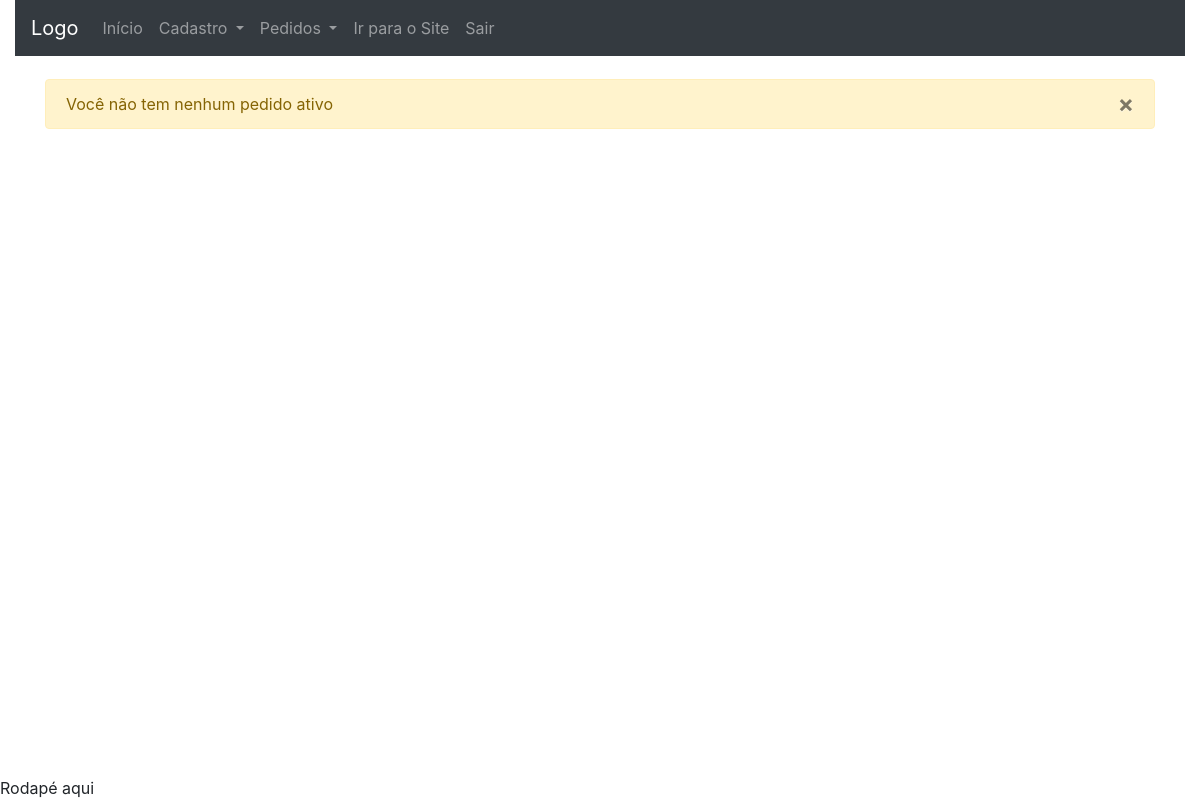
The app's page /area_do_cliente/ (signed in), older data.
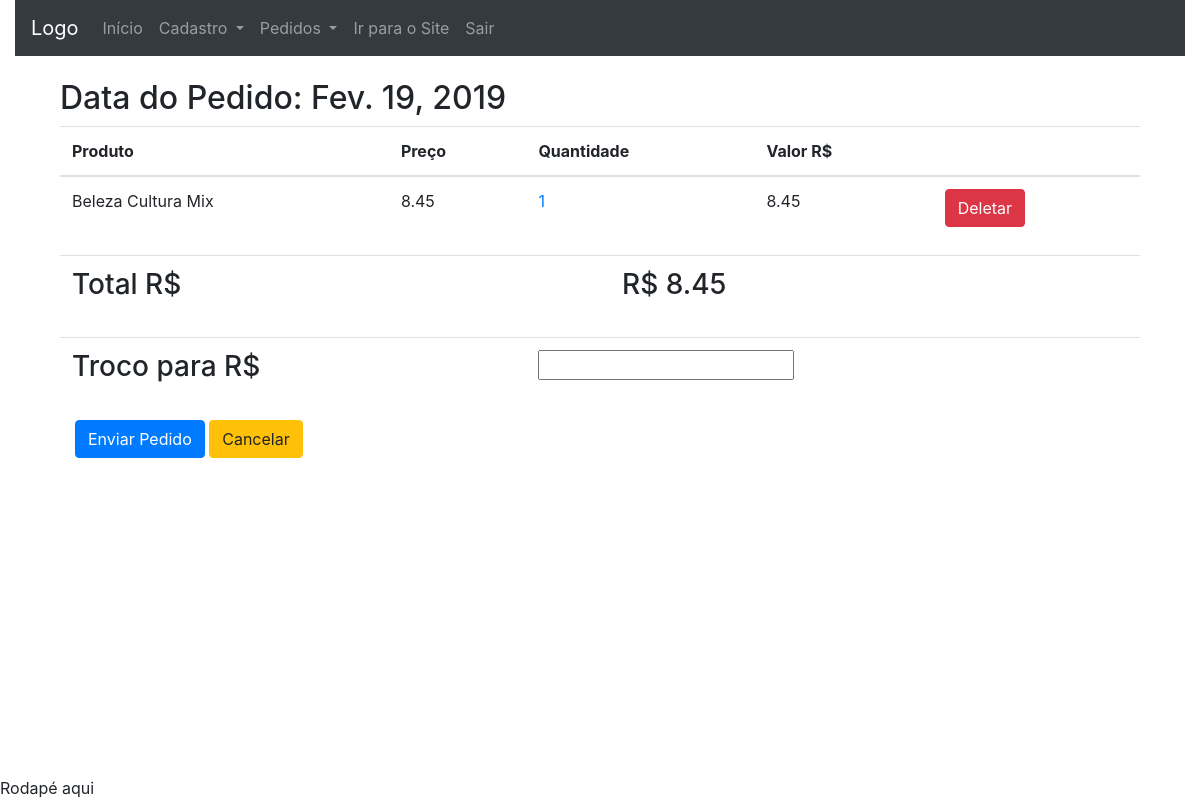
The same page, newer data.
### checkout/models.py (models this page shows, shortened)
class Order(models.Model):
	date = models.DateField(default=date.today, editable=False)
	value = models.DecimalField('Valor R$', max_digits=10,
		decimal_places=2, default=0)
	user = models.ForeignKey(User, on_delete=models.CASCADE,
		null=True, blank=True)
	delivery_address_is_the_same = models.BooleanField(
		verbose_name='Entregar no endereço cadastrado',
		default=True,
		blank=True)
	logradouro = models.CharField('Rua/Avenida', max_length=100,
		null=True, blank=True, default='')
	numero = models.CharField('Número', max_length=100,
		null=True, blank=True, default='')
	cep = models.CharField('CEP', max_length=10, null=True,
		blank=True, default='')
	complemento = models.CharField('Complamento', max_length=100,
		null=True, blank=True, default='')
	bairro = models.CharField('Bairro', max_length=100, null=True,
		blank=True, default='')
	cidade = models.CharField('Cidade', max_length=100, null=True,
		blank=True, default='')
	estado = models.CharField('Estado', max_length=100, null=True,
		blank=True, default='')
	transaction_id = models.CharField('ID da transação', max_length=100,
		null=True, blank=True)
	status_order = models.CharField('Status do Pedido', max_length=10,
		choices=STATUS_ORDER, default='A')
	status_pg = models.CharField('Status PagSeguro', max_length=10,
		choices=STATUS_PAGSEGURO, null=True, blank=True)
	sended = models.BooleanField(
		verbose_name='Enviado',
		default=False,
		blank=True)
	forwarded = models.BooleanField(
		verbose_name='Encaminhado',
		default=False,
		blank=True)
	money = models.DecimalField('Dinheiro R$', max_digits=10,
		decimal_places=2, default=0)
	class Meta:
		verbose_name = 'Pedido'
		verbose_name_plural = 'Pedidos'
		ordering = ['date']
	objects = models.Manager() # The default manager.
	orderManager = OrderManager()
	@staticmethod
	def get_total(order_id):
		items = OrderItem.objects.filter(order__id=order_id)
		total = 0
		for item in items:
			total = total + item.value
		return total

class OrderItem(models.Model):
	quantity = models.PositiveSmallIntegerField(verbose_name='Quantidade',
		default=1, editable=False)
	value = models.DecimalField('Valor R$', max_digits=10,
		decimal_places=2, default=0)
	product = models.ForeignKey(Product, on_delete=models.CASCADE)
	order = models.ForeignKey(Order, on_delete=models.CASCADE)
	class Meta:
		verbose_name = 'Ítem de Pedido'
		verbose_name_plural = 'Ítens de Pedido'
		ordering = ['order']

### catalog/models.py (models this page shows)
class Product(models.Model):
	name = models.CharField('Nome', max_length=100)
	description = models.TextField('Nome', max_length=300)
	image = models.ImageField(upload_to="product_image",
		verbose_name="Imagem", null=True, blank=True)
	value = models.DecimalField('Valor', max_digits=6, decimal_places=2)
	brand = models.CharField("Marca", max_length=100,
		null=True, blank=True)
	category = models.ForeignKey(Category, on_delete=models.CASCADE,
		null=True, blank=True)
	def __str__(self):
		return self.name
	class Meta:
		verbose_name = "Produto"
		verbose_name_plural = "Produtos"
		ordering = ['name']

### dashboard_client/views.py (the view)
# urls.py: path('', views.index, name='index'),
@login_required
def index(request):
	order = Order.objects.filter(user__id=request.user.id).\
	filter(status_order='A').first()
	context = {}
	if order:
		order.value = Order.get_total(order.id)
		order.save()
		context['order'] = order
		context['orderItems'] = OrderItem.objects.filter(order__id=order.id)
		context['total'] = order.value
	else:
		messages.warning(request, 'Você não tem nenhum pedido ativo')
	return render(request, 'dashboard_client/index.html',
		context)

### dashboard_client/templates/dashboard_client/index.html (shortened to what this page needs)
{% extends 'dashboard_client/base.html' %}
{% block conteudo %}
<div class="container-fluid" style="margin-top: 2%">
	<div class="container" style="width: 100%">
	  {% if messages %}
	    {% for message in messages %}
	        <div class="alert alert-warning alert-dismissable">
	          <button type="button" class="close" data-dismiss="alert">&times;</button>
	          {{ message }}
	        </div>
	    {% endfor %}
	  {% endif %}
	</div>
	<div class="container-fluid">
		<div class="container">
		{% if order %}
			{% if order.sended == False %}
			<h2>Data do Pedido: {{order.date}}</h2>
			<table class="table table-hover">
				<thead>
			      <tr>
			        <th>Produto</th>
			        <th>Preço</th>
			        <th>Quantidade</th>
			        <th>Valor R$</th>
			        <th></th>
			      </tr>
			    </thead>
			  	<tbody>
			  		{% for orderItem in orderItems %}
			  		<tr>
			  			<td>{{orderItem.product}}</td>
			  			<td>{{orderItem.product.value}}</td>
			  			<td title="Alterar a Quantidade"
					        id='{{orderItem.id}}'>
				        	<a href="#"
				        	onclick="alterQuantity('{{orderItem.id}}');">
				        		{{orderItem.quantity}}
				        	</a>
					     </td>
					     <td>{{orderItem.value}}</td>
					     <td>
					     	<a href="{% url 'dashboard_client:delete_orderitem' orderItem.id %}"
					     	type="button" class="btn btn-danger">
					     		Deletar
					     	</a>
					     </td>
			  		</tr>
			  		{% endfor %}
			  	</tbody>
			</table>
			<table class="table">
				<td><h3>Total R$</h3></td>
				<td><h3>R$ {{total}}</h3></td>
			</table>
			<form action="{% url 'dashboard_client:send_order' order.id %}"
			method='GET'>
			<table class='table'>
				<tr>
					<td><h3>Troco para R$</h3></td>
					<td><input name='money'></td>
				</tr>
			</table>
			<div class="container">
				<input class="btn btn-primary" type="submit" value="Enviar Pedido"/>
			  <a type="submit" class="btn btn-warning"
			  href="{% url 'dashboard_client:cancel_order' order.id %}">
			  	Cancelar
			  </a>
			</div>
			</form>
			{% else %}
			<div class="alert alert-warning">
			  Você não tem nenhum pedido a enviar
			</div>
			{% endif %}
		{% endif %}
		</div>
</div>
{% endblock %}

Row changes from the older to the newer data that the page shows:
added Order: date "Fev. 19, 2019", value "8.45"
added OrderItem: product "Beleza Cultura Mix", product.value "8.45", quantity "1", value "8.45"
Text that changed along with them:
form field value: (not shown) → "Enviar Pedido"
text now shown: "Data do Pedido: Produto Preço Quantidade Valor R$ Total R$ R$ Troco para R$ Cancelar"
list line gone: "× Você não tem nenhum pedido ativo"
